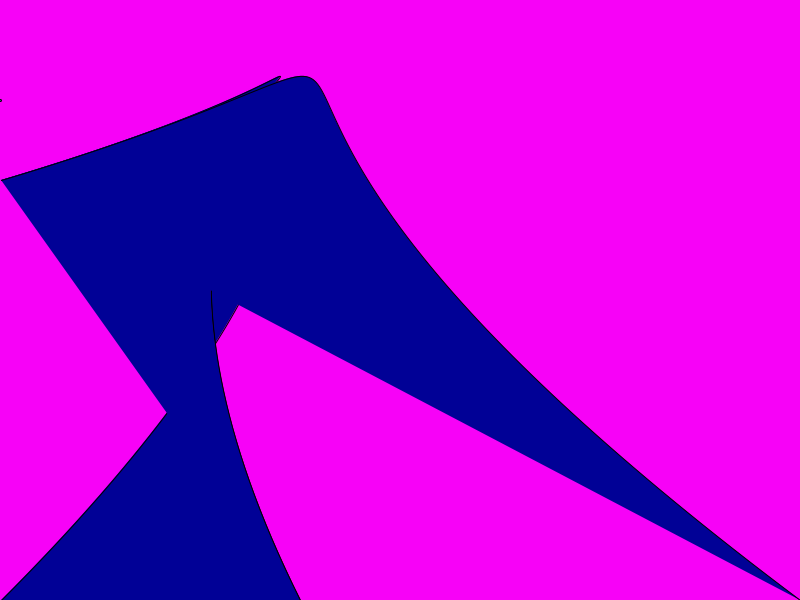
Frame 1 (no input)
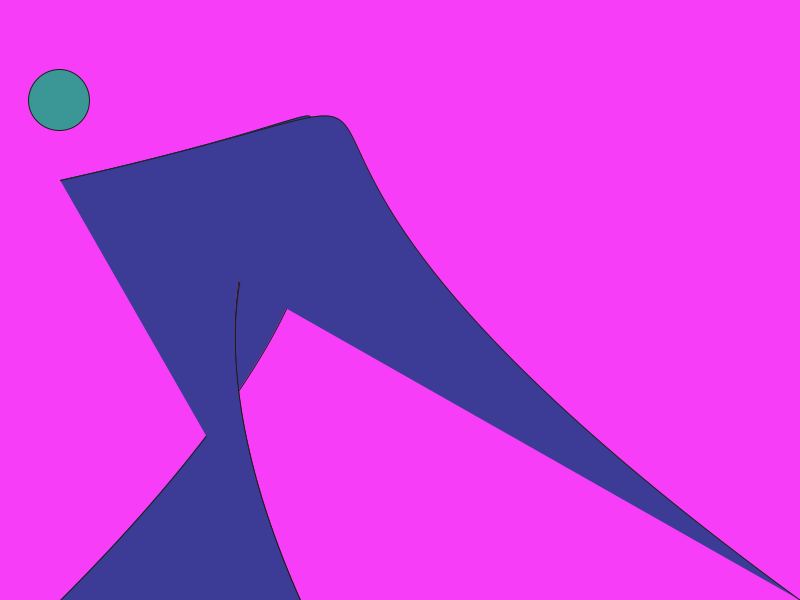
Frame 60 (the mouse pressed at the canvas centre just before this capture)
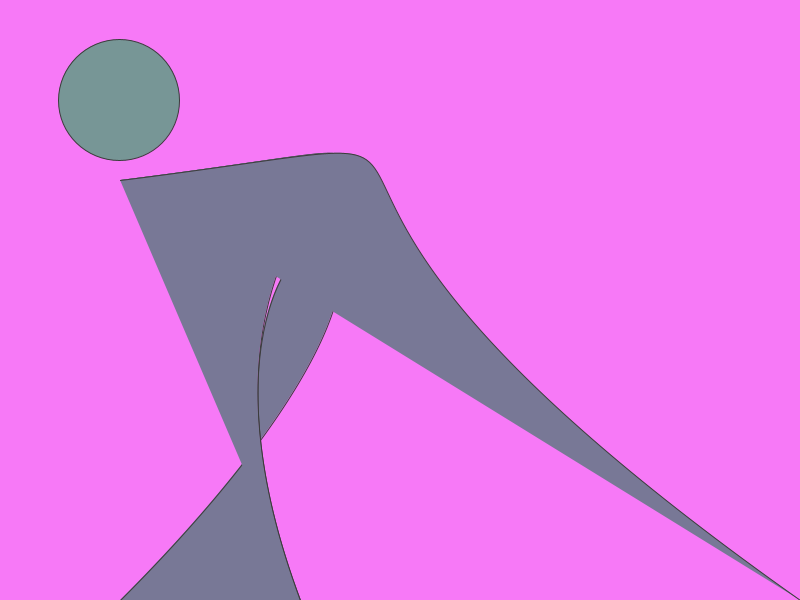
Frame 120 (the mouse held since frame 60 and released just before this capture)

The Processing sketch that drew these frames (run headless with seeded random() and noise(); from frame 60 on, the mouse is pressed at the canvas centre):

// Processing sketch: processing_71344
// ── processing_71344.pde

float myNum; //declare variable
float myNum2;
float myNum3;
int y = 0;
int x = 0;
int dir = 1;

void setup(){
  smooth();
    size(800, 600);
    myNum = 0;
    myNum2 = 1;
    myNum3 = 1;

}

void draw(){
   myNum2++;
    background(247, myNum2, 247);
    if (myNum2 > 250){
      myNum2 = 1;
    }
  myNum3++;
  if (myNum3 == 600){
    myNum3 = 1;
  }
  fill (myNum, 150, 150);
   ellipse(x, 100, myNum3, myNum3);
   if(x > 750){
     dir = -1;
   } else if (x < 50){
     dir = 1;
   }
    
   
   x += dir;
    
    myNum++;
    stroke(myNum/2);
   println(myNum/2);
   //line(800, myNum, myNum, height);
   //line(myNum, 0, myNum, height);
   //line(800, myNum, myNum, height);
   fill (myNum, myNum, 150);
   bezier(300, 600, myNum, myNum, 600, myNum, myNum, 600);
   //if(myNum == 800){
     //dir = -1;
   //}
   //myNum += dir;
   bezier(300, 600, myNum, myNum, 600, myNum, myNum, 180);
   bezier(800, 600, myNum, myNum, 600, myNum, myNum, 180);
   //bezier(myNum, myNum, myNum, myNum, 600, 200, 300, 180);
   //bezier(myNum, myNum, myNum, myNum, 600, 400, 500, 180);
   if (myNum == 800){
     myNum = 0;
   }
}
